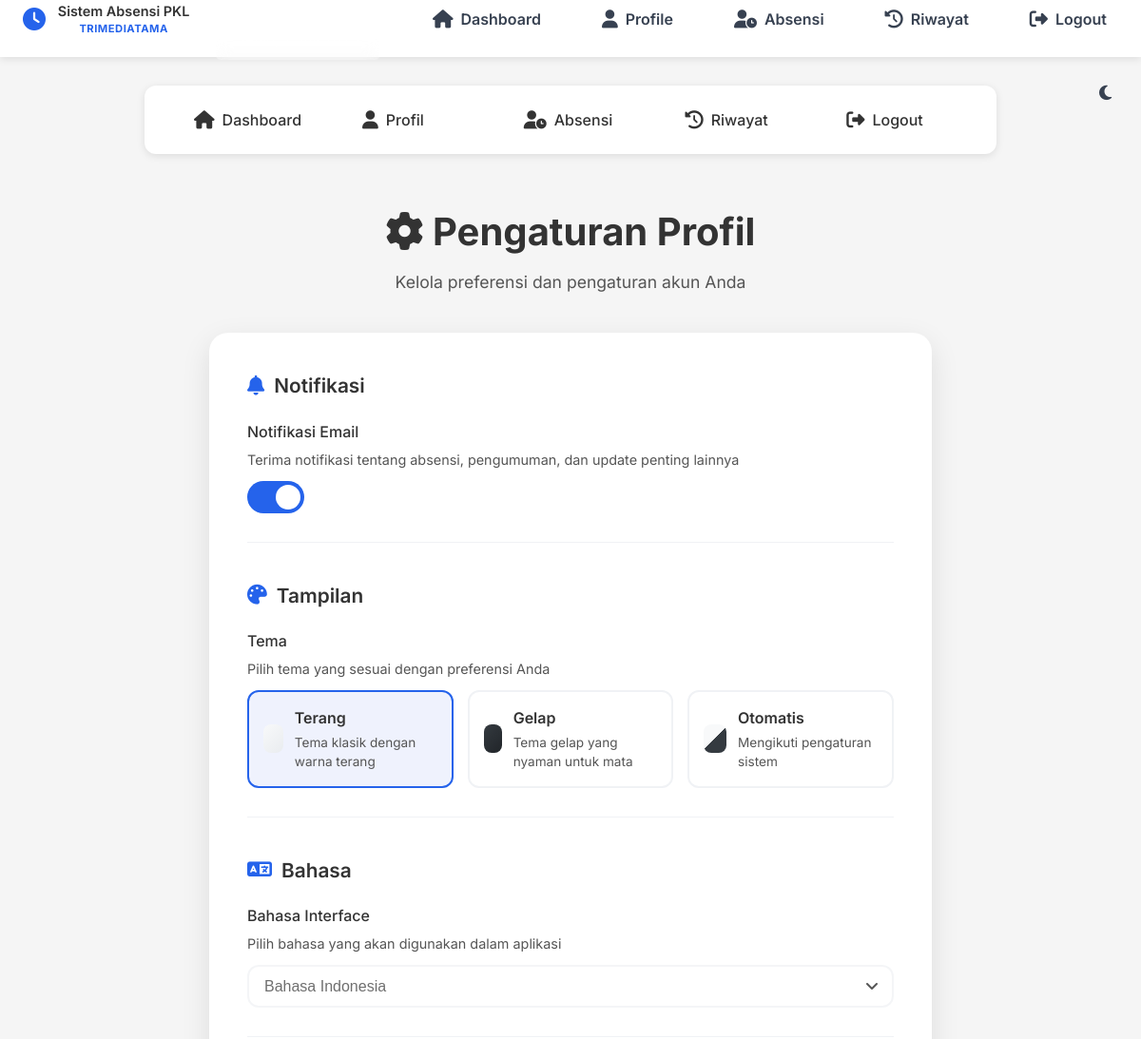
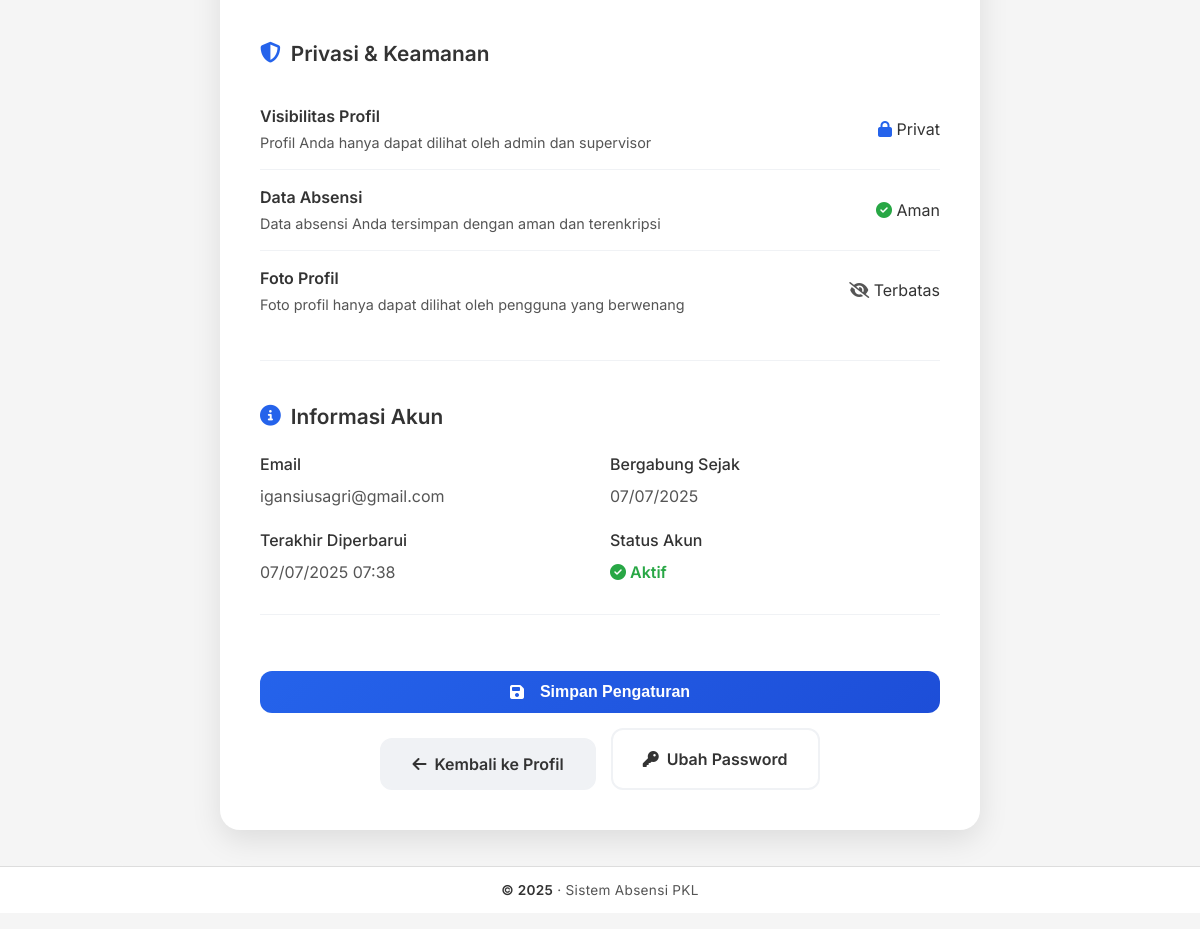
Screenshot of /profile/settings (signed in) with the database file from the repository (2 pictures, top to bottom).
### src/models.py (models this page shows, shortened)
class Student(db.Model):
    __tablename__ = 'students'
    id = db.Column(db.Integer, primary_key=True)
    name = db.Column(db.String(100), nullable=False)
    email = db.Column(db.String(120), unique=True, nullable=False)
    password = db.Column(db.String(100), nullable=False)
    created_at = db.Column(db.DateTime, default=datetime.utcnow)
    supervisor = db.Column(db.String(100), nullable=True)
    company = db.Column(db.String(100), nullable=True)
    profile_picture = db.Column(db.String(255), nullable=True, default='default-avatar.png')
    phone = db.Column(db.String(20), nullable=True)
    address = db.Column(db.Text, nullable=True)
    bio = db.Column(db.Text, nullable=True)
    birth_date = db.Column(db.Date, nullable=True)
    gender = db.Column(db.String(10), nullable=True)
    education_level = db.Column(db.String(50), nullable=True)
    school_name = db.Column(db.String(100), nullable=True)
    internship_start_date = db.Column(db.Date, nullable=True)
    internship_end_date = db.Column(db.Date, nullable=True)
    updated_at = db.Column(db.DateTime, default=datetime.utcnow, onupdate=datetime.utcnow)
    is_profile_complete = db.Column(db.Boolean, default=False)
    notification_enabled = db.Column(db.Boolean, default=True)
    theme_preference = db.Column(db.String(10), default='light')

### src/app.py (the view, shortened to what this page needs)
@app.route('/profile/settings', methods=['GET', 'POST'])
def profile_settings():
    if not session.get('logged_in'):
        return redirect(url_for('login'))
    student = Student.query.get(session['student_id'])
    return render_template('profile_settings.html', student=student)

### src/app.py (called while the page is built)
@app.after_request
def after_request(response):
    if request.endpoint == 'attendance' and request.method == 'POST':
        today = datetime.now().date()
        save_attendance_summary(today)
    return response

### src/templates/profile_settings.html (shortened to what this page needs)
{% extends 'base.html' %}
{% block content %}
<nav class="profile-navbar desktop-navbar">
    <a href="{{ url_for('dashboard') }}" class="nav-link"><i class="fas fa-home"></i> Dashboard</a>
    <a href="{{ url_for('profile') }}" class="nav-link"><i class="fas fa-user"></i> Profil</a>
    <a href="{{ url_for('attendance') }}" class="nav-link"><i class="fas fa-user-clock"></i> Absensi</a>
    <a href="{{ url_for('history') }}" class="nav-link"><i class="fas fa-history"></i> Riwayat</a>
    <a href="{{ url_for('logout') }}" class="nav-link"><i class="fas fa-sign-out-alt"></i> Logout</a>
</nav>
<div class="settings-container">
    <div class="settings-header">
        <h1><i class="fas fa-cog"></i> Pengaturan Profil</h1>
        <p>Kelola preferensi dan pengaturan akun Anda</p>
    </div>
    <form method="POST" class="settings-form">
        <div class="settings-section">
            <h3 class="section-title">
                <i class="fas fa-bell"></i>
                Notifikasi
            </h3>
            <div class="setting-item">
                <label class="setting-label">Notifikasi Email</label>
                <p class="setting-description">
                    Terima notifikasi tentang absensi, pengumuman, dan update penting lainnya
                </p>
                <label class="toggle-switch">
                    <span class="toggle-slider"></span>
                </label>
            </div>
        </div>
        <div class="settings-section">
            <h3 class="section-title">
                <i class="fas fa-palette"></i>
                Tampilan
            </h3>
            <div class="setting-item">
                <label class="setting-label">Tema</label>
                <p class="setting-description">
                    Pilih tema yang sesuai dengan preferensi Anda
                </p>
                <div class="theme-options">
                    <div class="theme-option">
                        <label for="theme-light" class="theme-card">
                            <div class="theme-preview light"></div>
                            <div class="theme-info">
                                <h4>Terang</h4>
                                <p>Tema klasik dengan warna terang</p>
                            </div>
                        </label>
                    </div>
                    <div class="theme-option">
                        <label for="theme-dark" class="theme-card">
                            <div class="theme-preview dark"></div>
                            <div class="theme-info">
                                <h4>Gelap</h4>
                                <p>Tema gelap yang nyaman untuk mata</p>
                            </div>
                        </label>
                    </div>
                    <div class="theme-option">
                        <label for="theme-auto" class="theme-card">
                            <div class="theme-preview auto"></div>
                            <div class="theme-info">
                                <h4>Otomatis</h4>
                                <p>Mengikuti pengaturan sistem</p>
                            </div>
                        </label>
                    </div>
                </div>
            </div>
        </div>
        <div class="settings-section">
            <h3 class="section-title">
                <i class="fas fa-language"></i>
                Bahasa
            </h3>
            <div class="setting-item">
                <label class="setting-label">Bahasa Interface</label>
                <p class="setting-description">
                    Pilih bahasa yang akan digunakan dalam aplikasi
                </p>
                <div class="language-select">
                    <select name="language" disabled>
                        <option value="id" selected>Bahasa Indonesia</option>
                    </select>
                </div>
            </div>
        </div>
        <div class="settings-section">
            <h3 class="section-title">
                <i class="fas fa-shield-alt"></i>
                Privasi & Keamanan
            </h3>
            <div class="privacy-item">
                <div class="privacy-info">
                    <h4>Visibilitas Profil</h4>
                    <p>Profil Anda hanya dapat dilihat oleh admin dan supervisor</p>
                </div>
                <span class="privacy-status">
                    <i class="fas fa-lock" style="color: var(--accent-primary);"></i>
                    Privat
                </span>
            </div>
            <div class="privacy-item">
                <div class="privacy-info">
                    <h4>Data Absensi</h4>
                    <p>Data absensi Anda tersimpan dengan aman dan terenkripsi</p>
                </div>
                <span class="privacy-status">
                    <i class="fas fa-check-circle" style="color: #28a745;"></i>
                    Aman
                </span>
            </div>
            <div class="privacy-item">
                <div class="privacy-info">
                    <h4>Foto Profil</h4>
                    <p>Foto profil hanya dapat dilihat oleh pengguna yang berwenang</p>
                </div>
                <span class="privacy-status">
                    <i class="fas fa-eye-slash" style="color: var(--text-secondary);"></i>
                    Terbatas
                </span>
            </div>
        </div>
        <div class="settings-section">
            <h3 class="section-title">
                <i class="fas fa-info-circle"></i>
                Informasi Akun
            </h3>
            <div class="setting-item">
                <div class="info-grid" style="display: grid; grid-template-columns: 1fr 1fr; gap: 20px;">
                    <div>
                        <label class="setting-label">Email</label>
                        <p style="color: var(--text-secondary); margin: 0;">{{ student.email }}</p>
                    </div>
                    <div>
                        <label class="setting-label">Bergabung Sejak</label>
                        <p style="color: var(--text-secondary); margin: 0;">
                            {{ student.created_at.strftime('%d/%m/%Y') if student.created_at else '-' }}
                        </p>
                    </div>
                    <div>
                        <label class="setting-label">Terakhir Diperbarui</label>
                        <p style="color: var(--text-secondary); margin: 0;">
                            {{ student.updated_at.strftime('%d/%m/%Y %H:%M') if student.updated_at else '-' }}
                        </p>
                    </div>
                    <div>
                        <label class="setting-label">Status Akun</label>
                        <p style="color: #28a745; margin: 0; font-weight: 600;">
                            <i class="fas fa-check-circle"></i> Aktif
                        </p>
                    </div>
                </div>
            </div>
        </div>
        <div class="settings-actions">
            <button type="submit" class="btn btn-primary">
                <i class="fas fa-save"></i>
                Simpan Pengaturan
            </button>
            <a href="{{ url_for('profile') }}" class="btn btn-secondary">
                <i class="fas fa-arrow-left"></i>
                Kembali ke Profil
            </a>
            <a href="{{ url_for('change_password') }}" class="btn btn-outline">
                <i class="fas fa-key"></i>
                Ubah Password
            </a>
        </div>
    </form>
</div>
{% endblock %}

### src/static/css/theme.css (style rules this page uses)
:root { --bg-primary: #ffffff; --bg-secondary: #f0f2f5; --bg-secondary-rgb: 240, 242, 245; --text-primary: #1a1a1a; --text-secondary: #4a4a4a; --accent-primary: #2563eb; --accent-secondary: #1d4ed8; --accent-hover: #1e40af; --accent-rgb: 37, 99, 235; --nav-bg: rgba(240, 242, 245, 0.95); --nav-bg-active: rgba(37, 99, 235, 0.15); --nav-text: #374151; --nav-text-hover: #ffffff; --nav-shadow: 0 4px 12px rgba(37, 99, 235, 0.25); --history-bg: #ffffff; --history-border: #e0e0e0; --history-header: #f5f7fa; --history-text: #2c3e50; --history-hover: #f8fafc; --history-shadow: 0 2px 8px rgba(0, 0, 0, 0.1); --bg-form: #ffffff; --bg-hover: #f5f7fa; --border-color: #e0e6ed; --shadow-color: rgba(0, 0, 0, 0.1); }
body { font-family: 'Inter', -apple-system, BlinkMacSystemFont, 'Segoe UI', Roboto, Oxygen, Ubuntu, Cantarell, sans-serif; background-color: var(--bg-secondary); color: var(--text-primary); transition: background-color 0.3s, color 0.3s; margin: 0; padding: 0; line-height: 1.6; }
.nav-link { color: var(--nav-text); text-decoration: none; display: flex; align-items: center; gap: 0.5rem; font-weight: 600; font-size: 1rem; transition: all 0.2s ease; padding: 1rem 1.2rem; border-radius: 10px; background-color: var(--nav-bg); border: 1px solid rgba(var(--accent-rgb), 0.2); }
.btn { padding: 0.5rem 1rem; border-radius: 6px; border: none; font-weight: 500; cursor: pointer; transition: all 0.2s; }
.btn-primary { background-color: var(--accent-primary); color: white; }
.btn-secondary { background-color: var(--accent-secondary); color: white; }
* { transition: background-color 0.3s, color 0.3s, border-color 0.3s; }

### src/static/css/styles.css (style rules this page uses)
*, *::before, *::after { margin: 0; padding: 0; box-sizing: border-box; -webkit-tap-highlight-color: transparent; }
html { scroll-behavior: smooth; -webkit-text-size-adjust: 100%; -webkit-font-smoothing: antialiased; -moz-osx-font-smoothing: grayscale; }
body { font-family: 'Inter', system-ui, -apple-system, BlinkMacSystemFont, 'Segoe UI', Roboto, Oxygen, Ubuntu, Cantarell, 'Open Sans', 'Helvetica Neue', sans-serif; line-height: 1.5; background-color: var(--bg-body); color: var(--text-primary); overflow-x: hidden; min-height: 100vh; position: relative; }
nav { margin: 20px 0; }
nav a { color: #ffffff; text-decoration: none; padding: 10px 15px; }
.btn-primary { background: #35424a; color: white; padding: 10px; border: none; border-radius: 4px; cursor: pointer; }
.btn-secondary { display: inline-block; padding: 8px 16px; background: #6c757d; color: white; text-decoration: none; border-radius: 4px; margin-top: 10px; }

### src/static/css/login.css (style rules this page uses)
.btn-primary { width: 100%; padding: 0.8rem; background: var(--accent-primary); color: white; border: none; border-radius: 8px; font-size: 1rem; font-weight: 500; cursor: pointer; transition: background-color 0.2s; }

### src/static/css/attendance.css (style rules this page uses)
:root { --bg-main: #f5f5f5; --bg-form: #ffffff; --text-primary: #333; --text-secondary: #555; --border-color: #ddd; --input-bg: #ffffff; --accent-color: #4a90e2; --button-bg: #4CAF50; --button-hover: #45a049; --shadow-color: rgba(0, 0, 0, 0.1); }
.btn-primary { display: block; width: 100%; padding: 1rem; background: var(--button-bg); color: white; border: none; border-radius: 5px; font-size: 1rem; font-weight: 500; cursor: pointer; transition: all 0.3s ease; }
.btn-primary i { margin-right: 8px; }

### src/static/css/responsive.css (style rules this page uses)
@media (min-width: 768px) { :root { --content-padding: 1.5rem; } }
@media (min-width: 768px) { .nav-link { flex-direction: row; padding: 0.5rem 1rem; gap: 0.5rem; border-radius: 8px; } }
@media (min-width: 768px) { .nav-link i { font-size: 1.2rem; margin: 0; } }
@media (min-width: 1024px) { :root { --content-padding: 2rem; } }

### rows the page displays
Student: email "igansiusagri@gmail.com", created_at "07/07/2025", updated_at "07/07/2025 07:38"
